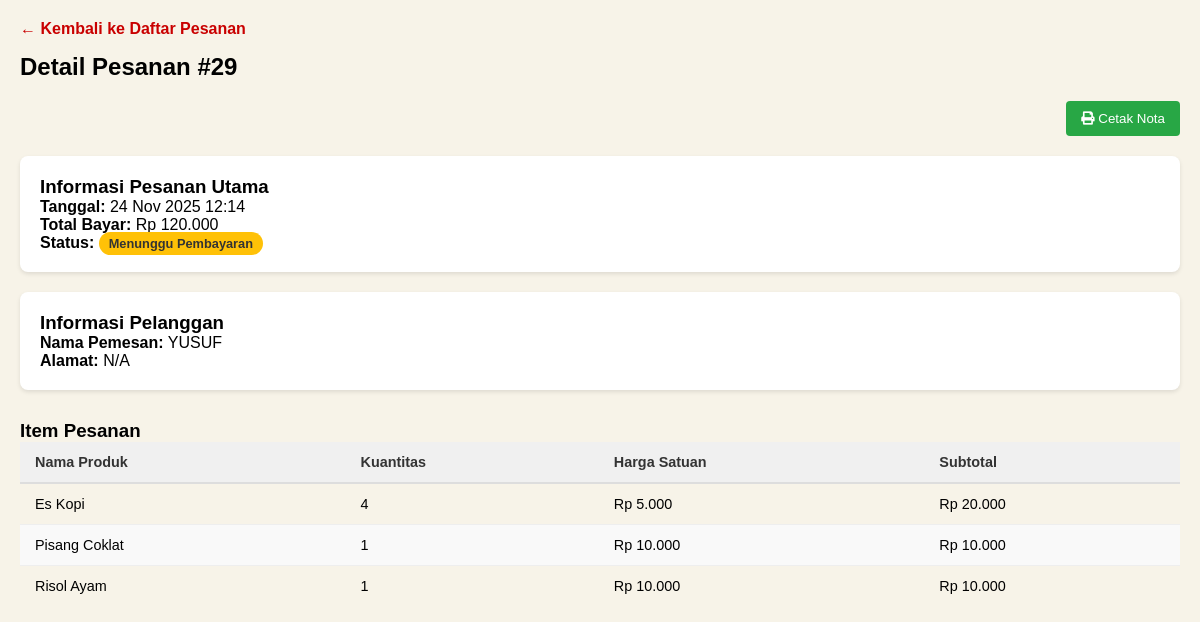
The app's page /order_detail.php?id=29 (signed in) with its own data.
### tables this page shows
CREATE TABLE `orders` (
  `id` int NOT NULL,
  `user_id` int NOT NULL,
  `total_bayar` decimal(10,2) NOT NULL,
  `tanggal_order` datetime NOT NULL,
  `status_order` varchar(50) NOT NULL,
  `nama_penerima` varchar(100) NOT NULL,
  `email_penerima` varchar(100) NOT NULL,
  `telepon` varchar(20) NOT NULL,
  `alamat` text NOT NULL,
  `metode_pembayaran` varchar(50) NOT NULL,
  `is_read` tinyint(1) NOT NULL DEFAULT '0'
);

CREATE TABLE `user` (
  `id` int NOT NULL,
  `username` varchar(50) NOT NULL,
  `email` varchar(100) NOT NULL,
  `password` varchar(255) NOT NULL,
  `nama_lengkap` varchar(100) DEFAULT NULL,
  `alamat` text
);

CREATE TABLE `order_details` (
  `id` int NOT NULL,
  `order_id` int NOT NULL,
  `produk_id` int NOT NULL,
  `quantity` int NOT NULL,
  `price_satuan` decimal(10,2) NOT NULL,
  `subtotal` decimal(10,2) NOT NULL
);

CREATE TABLE `produk` (
  `id` int NOT NULL,
  `nama_makanan` varchar(100) NOT NULL,
  `harga_makanan` decimal(10,0) NOT NULL,
  `foto` varchar(255) DEFAULT NULL,
  `kategori` varchar(50) NOT NULL
);

### order_detail.php (the view, shortened to what this page needs)
<?php
include 'koneksi.php';
$order_id = (int)$_GET['id'];
$query_order_detail = "SELECT * FROM orders WHERE id = $order_id";
$result_order_detail = mysqli_query($conn, $query_order_detail);
$order = mysqli_fetch_assoc($result_order_detail);
$customer_data = ['nama_lengkap' => 'N/A', 'alamat' => 'N/A'];
$customer_id = $order['user_id'] ?? 0;
if ($customer_id > 0) {
    $query_customer = "SELECT nama_lengkap, alamat FROM user WHERE id = $customer_id";
    $result_customer = mysqli_query($conn, $query_customer);
    if ($result_customer && $data = mysqli_fetch_assoc($result_customer)) {
        $customer_data = $data;
    }
}
$query_items = "SELECT od.*, p.nama_makanan AS nama_produk, od.price_satuan AS price
                FROM order_details od
                JOIN produk p ON od.produk_id = p.id
                WHERE od.order_id = $order_id";
$result_items = mysqli_query($conn, $query_items);
?>
<!DOCTYPE html>
<html lang="id">
<head>
    <link rel="stylesheet" href="css/dashboard.css">
    <link rel="stylesheet" href="https://cdnjs.cloudflare.com/ajax/libs/font-awesome/5.15.4/css/all.min.css">
</head>
<body>
    <div class="main-content">
        <div class="dashboard-area" style="padding: 20px;">
            <a href="admin_orders.php" class="kembali-link" style="text-decoration: none; color: #c90000; font-weight: bold;">← Kembali ke Daftar Pesanan</a>
            <h2 style="margin-top: 15px;">Detail Pesanan #<?php echo $order['id']; ?></h2>
            <div style="margin-top: 20px; text-align: right; margin-bottom: 20px;">
                <button onclick="window.print()" class="btn-print"
                        style="background-color: #28a745; color: white; border: none; padding: 10px 15px; cursor: pointer; border-radius: 4px;">
                    <i class="fas fa-print"></i> Cetak Nota
                </button>
            </div>
            <div style="background-color: white; padding: 20px; margin-top: 20px; border-radius: 8px; box-shadow: 0 2px 4px rgba(0,0,0,0.1);">
                <h3>Informasi Pesanan Utama</h3>
                <p><strong>Tanggal:</strong> <?php echo date('d M Y H:i', strtotime($order['tanggal_order'] ?? 'N/A')); ?></p>
                <p><strong>Total Bayar:</strong> Rp <?php echo number_format($order['total_bayar'] ?? 0, 0, ',', '.'); ?></p>
                <p><strong>Status:</strong> <span class="status-badge status-<?php echo strtolower(str_replace(' ', '-', $order['status_order'] ?? 'N/A')); ?>"><?php echo htmlspecialchars($order['status_order'] ?? 'N/A'); ?></span></p>
            </div>
            <div style="background-color: white; padding: 20px; margin-top: 20px; border-radius: 8px; box-shadow: 0 2px 4px rgba(0,0,0,0.1);">
                <h3>Informasi Pelanggan</h3>
                <p><strong>Nama Pemesan:</strong> <?php echo htmlspecialchars($customer_data['nama_lengkap'] ?? 'N/A'); ?></p>
                <p><strong>Alamat:</strong> <?php echo htmlspecialchars($customer_data['alamat'] ?? 'N/A'); ?></p>
            </div>
            <h3 style="margin-top: 30px;">Item Pesanan</h3>
            <table class="orders-table" style="width: 100%;">
                <thead>
                    <tr>
                        <th>Nama Produk</th>
                        <th>Kuantitas</th>
                        <th>Harga Satuan</th>
                        <th>Subtotal</th>
                    </tr>
                </thead>
                <tbody>
                    <?php
                    if ($result_items && mysqli_num_rows($result_items) > 0):
                    ?>
                        <?php while ($item = mysqli_fetch_assoc($result_items)): ?>
                            <tr>
                                <td><?php echo htmlspecialchars($item['nama_produk']); ?></td>
                                <td><?php echo htmlspecialchars($item['quantity']); ?></td>
                                <td>Rp <?php echo number_format($item['price'] ?? 0, 0, ',', '.'); ?></td>
                                <td>Rp <?php echo number_format(($item['quantity'] * $item['price']) ?? 0, 0, ',', '.'); ?></td>
                            </tr>
                        <?php endwhile; ?>
                    <?php else: ?>
                        <tr><td colspan="4" style="text-align: center; font-style: italic; padding: 15px;">Detail item pesanan tidak ditemukan.</td></tr>
                    <?php endif; ?>
                </tbody>
            </table>
        </div>
    </div>
</body>
</html>

### css/dashboard.css (style rules this page uses)
:root { --primary-red: #c90000; --background-light: #f7f3e8; --text-dark: #333; }
* { box-sizing: border-box; margin: 0; padding: 0; font-family: Arial, sans-serif; }
body { display: flex; min-height: 100vh; background-color: var(--background-light); }
.main-content { flex-grow: 1; display: flex; flex-direction: column; }
.dashboard-area { padding: 30px; flex-grow: 1; }
.orders-table { width: 100%; border-collapse: collapse; font-size: 0.9em; }
.orders-table thead tr { background-color: #f0f0f0; color: #333; text-align: left; border-bottom: 2px solid #ddd; }
.orders-table th, .orders-table td { padding: 12px 15px; }
.orders-table tbody tr { border-bottom: 1px solid #eeeeee; }
.orders-table tbody tr:nth-of-type(even) { background-color: #f9f9f9; }
.orders-table tbody tr:last-of-type { border-bottom: none; }
.status-badge { padding: 4px 10px; border-radius: 12px; font-weight: bold; font-size: 0.8em; color: white; text-transform: capitalize; }
.status-menunggu-pembayaran { background-color: #ffc107; color: #333; }

### records on screen
orders: id "29", tanggal_order "24 Nov 2025 12:14", total_bayar "120.000", status_order "Menunggu Pembayaran"
user: nama_lengkap "YUSUF", alamat "N/A"
order_details: produk.nama_makanan "Es Kopi", quantity "4", price_satuan "5.000", $item['quantity'] * $item['price'] "20.000"
order_details: produk.nama_makanan "Pisang Coklat", quantity "1", price_satuan "10.000", $item['quantity'] * $item['price'] "10.000"
order_details: produk.nama_makanan "Risol Ayam", quantity "1", price_satuan "10.000", $item['quantity'] * $item['price'] "10.000"
